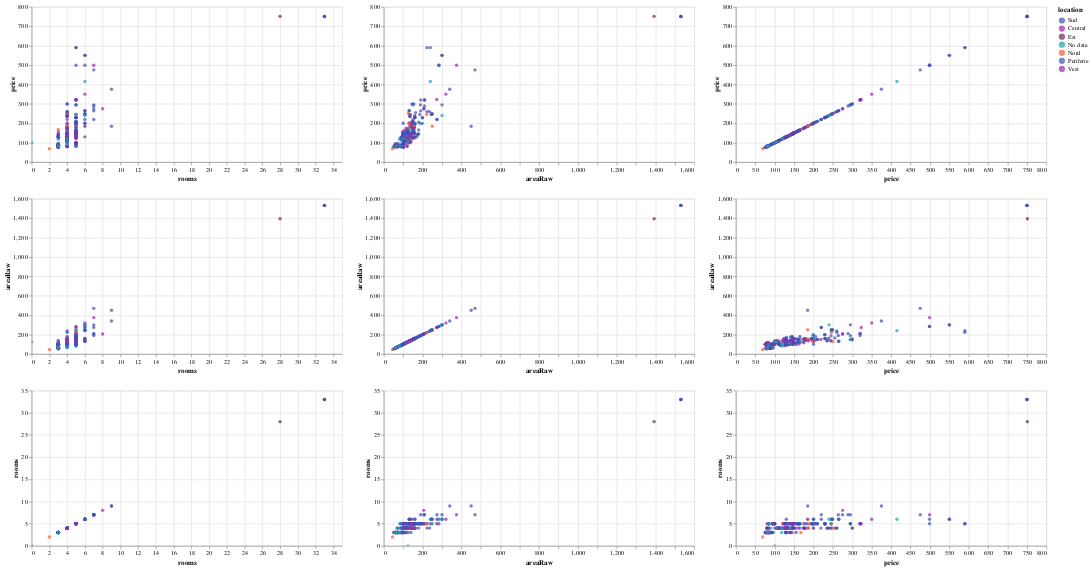

The cell this chart's notebook holds for it:
### Code cell
alt.Chart(source).mark_circle().encode(
    alt.X(alt.repeat("column") , type = 'quantitative'),
    alt.Y(alt.repeat("row"), type= 'quantitative'),
    alt.Color('location', type = 'nominal',
             scale = alt.Scale(range = ['#3F51B5','#9C27B0','#70235B','#1f9fb4','#FF5733'])),
  
    tooltip= [alt.Tooltip(field ='price', title = 'Pret', type ='quantitative'),
              alt.Tooltip(field ='eur/mp', title = 'Eur/mp', type = 'quantitative'),
              alt.Tooltip(field ='rooms', title = 'Nr_camere', type = 'quantitative'),
              alt.Tooltip(field ='areaRaw', title = 'Suprafata', type = 'quantitative'),
              alt.Tooltip(field = 'location', title = 'Locatie', type = 'nominal')
             ]
).properties(
   
    width  = 500,
    height = 250
).repeat(
        row = ['price','areaRaw','rooms'],
        column = ['rooms', 'areaRaw' , 'price']
).interactive()

### Figure 1 — Vega-Lite specification as saved in the notebook (floating-point values rounded to 4 significant figures; data arrays with more than 128 entries replaced by an {"elided": "..."} marker saying what was removed)
{"$schema": "https://vega.github.io/schema/vega-lite/v4.17.0.json", "config": {"view": {"continuousHeight": 300, "continuousWidth": 400}}, "datasets": {"data-3f4460ae272c1c86bff9579c6354af59": {"elided": "296 records"}}, "repeat": {"column": ["rooms", "areaRaw", "price"], "row": ["price", "areaRaw", "rooms"]}, "spec": {"data": {"name": "data-3f4460ae272c1c86bff9579c6354af59"}, "encoding": {"color": {"field": "location", "scale": {"range": ["#3F51B5", "#9C27B0", "#70235B", "#1f9fb4", "#FF5733"]}, "type": "nominal"}, "tooltip": [{"field": "price", "title": "Pret", "type": "quantitative"}, {"field": "eur/mp", "title": "Eur/mp", "type": "quantitative"}, {"field": "rooms", "title": "Nr_camere", "type": "quantitative"}, {"field": "areaRaw", "title": "Suprafata", "type": "quantitative"}, {"field": "location", "title": "Locatie", "type": "nominal"}], "x": {"field": {"repeat": "column"}, "type": "quantitative"}, "y": {"field": {"repeat": "row"}, "type": "quantitative"}}, "height": 250, "mark": "circle", "selection": {"selector020": {"bind": "scales", "encodings": ["x", "y"], "type": "interval"}}, "width": 500}}
